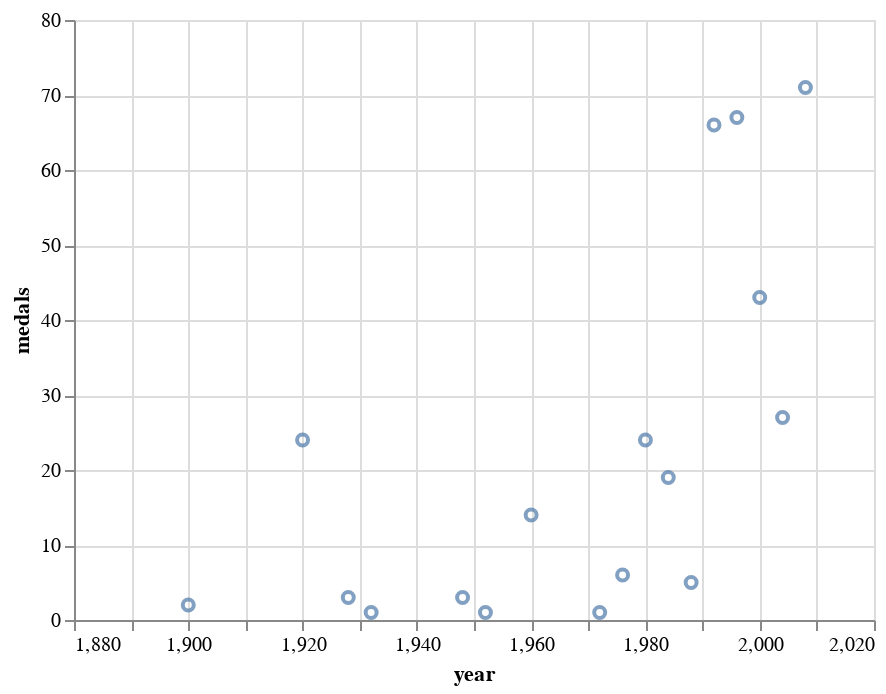

This figure's notebook cell:
### Code cell
Esp

### Figure 1 — Vega-Lite specification as saved in the notebook (floating-point values rounded to 4 significant figures)
{"config": {"view": {"continuousWidth": 400, "continuousHeight": 300}}, "data": {"name": "data-c0e2647ace89978e2dee9e3b2cafa168"}, "mark": "point", "encoding": {"x": {"type": "quantitative", "field": "year", "scale": {"domain": [1880, 2020]}}, "y": {"type": "quantitative", "field": "medals"}}, "selection": {"selector003": {"type": "interval", "bind": "scales", "encodings": ["x", "y"]}}, "$schema": "https://vega.github.io/schema/vega-lite/v4.8.1.json", "datasets": {"data-c0e2647ace89978e2dee9e3b2cafa168": [{"code": "ESP", "year": 2008, "medals": 71}, {"code": "ESP", "year": 1996, "medals": 67}, {"code": "ESP", "year": 1992, "medals": 66}, {"code": "ESP", "year": 2000, "medals": 43}, {"code": "ESP", "year": 2004, "medals": 27}, {"code": "ESP", "year": 1920, "medals": 24}, {"code": "ESP", "year": 1980, "medals": 24}, {"code": "ESP", "year": 1984, "medals": 19}, {"code": "ESP", "year": 1960, "medals": 14}, {"code": "ESP", "year": 1976, "medals": 6}, {"code": "ESP", "year": 1988, "medals": 5}, {"code": "ESP", "year": 1928, "medals": 3}, {"code": "ESP", "year": 1948, "medals": 3}, {"code": "ESP", "year": 1900, "medals": 2}, {"code": "ESP", "year": 1932, "medals": 1}, {"code": "ESP", "year": 1952, "medals": 1}, {"code": "ESP", "year": 1972, "medals": 1}]}}
